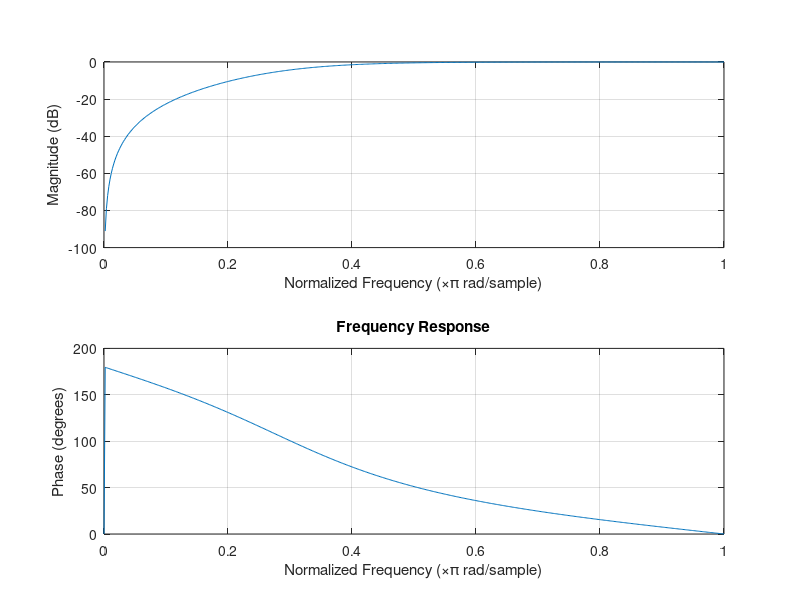
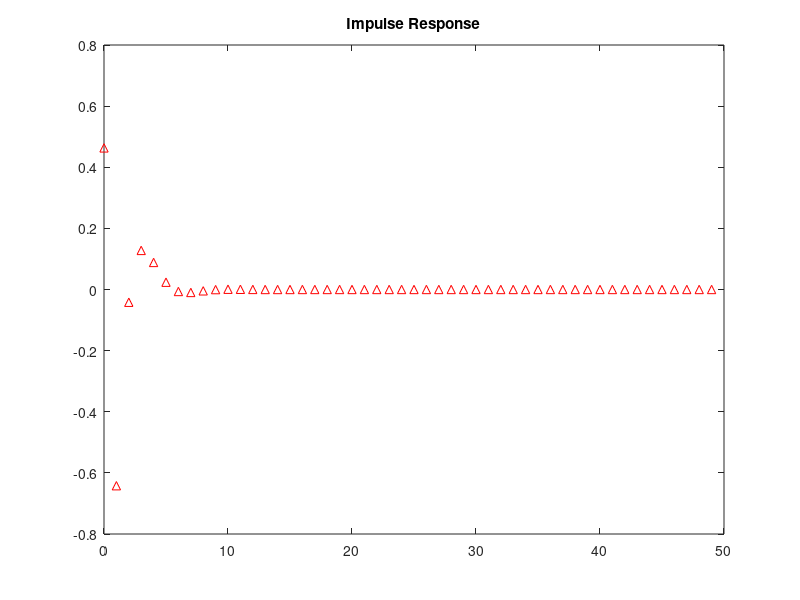

Reproduce these figures in MATLAB, in order. (Note: this script raises an error after producing the figures.)
%Matlab code for butterworth Highpass filter

% ===============================
% Butterworth High-Pass Filter
% ===============================

clc;
clear;
close all;

% Filter Specifications
Fs = 8000;          % Sampling Frequency (Hz)
Fp = 1000;          % Passband Frequency (Hz)
Fst = 3000;         % Stopband Frequency (Hz)
Rp = 1;             % Passband Ripple (dB)
Rs = 20;            % Stopband Attenuation (dB)

% Normalize Frequencies
Wp = Fp/(Fs/2);
Ws = Fst/(Fs/2);

% Calculate Minimum Filter Order
[N, Wn] = buttord(Wp, Ws, Rp, Rs);

% Design Butterworth Low-Pass Filter
[b, a] = butter(N, Wn, 'high');

% Display Results
fprintf('Minimum Filter Order (N) = %d\n', N);
fprintf('Cutoff Frequency (Wn) = %.4f\n', Wn);

% Frequency Response
figure;
freqz(b, a);
title('Frequency Response');

% Impulse Response
figure;
impz(b, a, 50);
title('Impulse Response');

% Step Response
figure;
stepz(b, a);
title('Step Response');

% Pole-Zero Plot
figure;
zplane(b, a);
title('Pole-Zero Plot');
